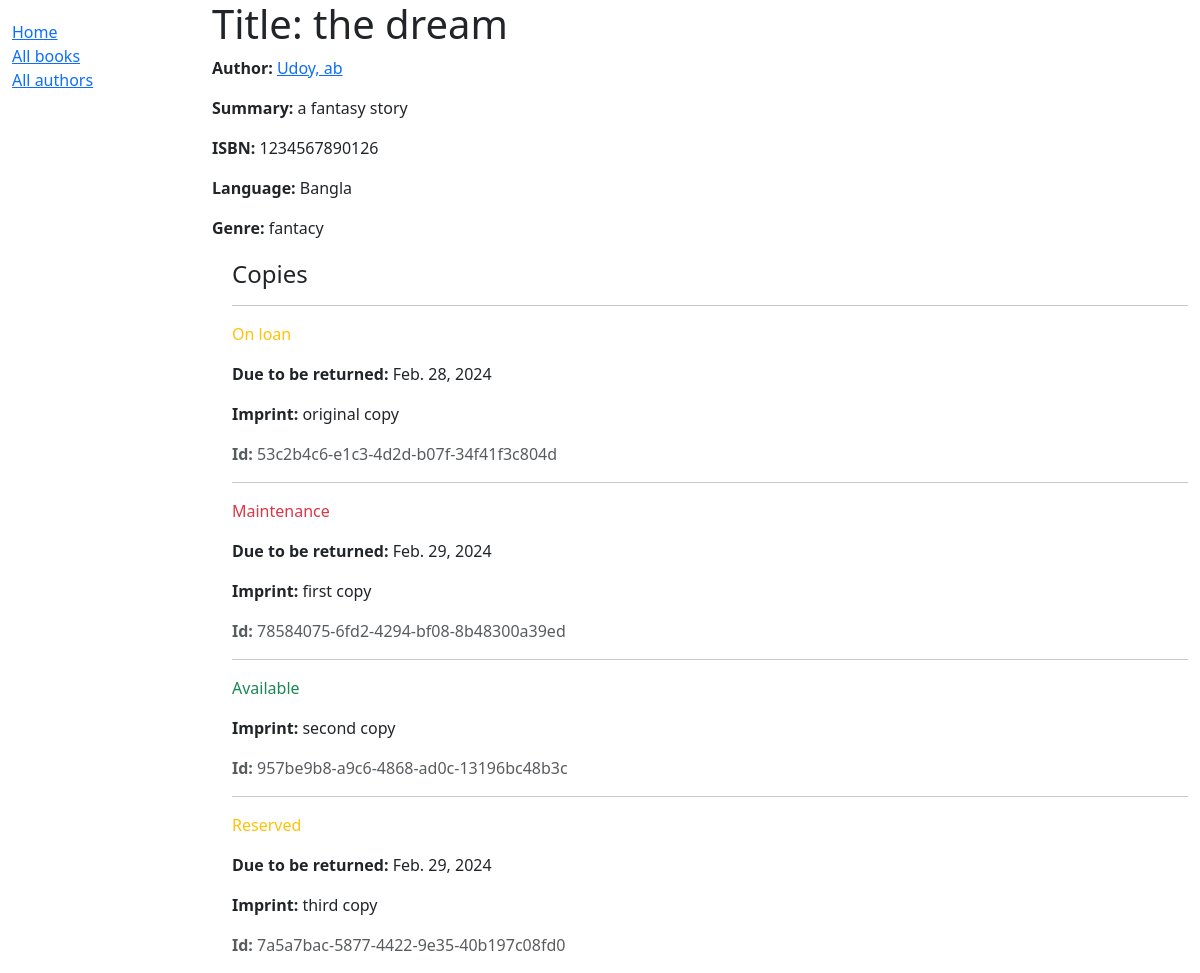
Page /catalog/books/4/ on the committed database.
### catalog/models.py (models this page shows, shortened)
class Book(models.Model):
    title = models.CharField(max_length=200)
    author = models.ForeignKey('Author', on_delete=models.RESTRICT, null=True)
    summary = models.TextField(
        max_length=1000, help_text="Enter a brief description of the book")
    isbn = models.CharField('ISBN', max_length=13,
                            unique=True,
                            help_text='13 Character <a href="https://www.isbn-international.org/content/what-isbn'
                                      '">ISBN number</a>')
    genre = models.ManyToManyField(
        Genre, help_text="Select a genre for this book")
    language = models.ForeignKey(
        'Language', on_delete=models.SET_NULL, null=True)
    class Meta:
        ordering = ['title', 'author']
    def display_genre(self):
        """Creates a string for the Genre. This is required to display genre in Admin."""
        return ', '.join([genre.name for genre in self.genre.all()[:3]])
    display_genre.short_description = 'Genre'

class Author(models.Model):
    first_name = models.CharField(max_length=100)
    last_name = models.CharField(max_length=100)
    date_of_birth = models.DateField(null=True, blank=True)
    date_of_death = models.DateField('died', null=True, blank=True)
    class Meta:
        ordering = ['last_name', 'first_name']
    def __str__(self):
        return f'{self.last_name}, {self.first_name}'

class Language(models.Model):
    name = models.CharField(max_length=200,
                            unique=True,
                            help_text="Enter the book's natural language (e.g. English, French, Japanese etc.)")
    def __str__(self):
        return self.name

class Genre(models.Model):
    name = models.CharField(
        max_length=200,
        unique=True,
        help_text="Enter a book genre (e.g. Science Fiction, French Poetry etc.)"
    )
    def __str__(self):
        return self.name

class BookInstance(models.Model):
    id = models.UUIDField(primary_key=True, default=uuid.uuid4,
                          help_text="Unique ID for this particular book across whole library")
    book = models.ForeignKey('Book', on_delete=models.RESTRICT, null=True)
    imprint = models.CharField(max_length=200)
    due_back = models.DateField(null=True, blank=True)
    borrower = models.ForeignKey(
        settings.AUTH_USER_MODEL, on_delete=models.SET_NULL, null=True, blank=True)
    LOAN_STATUS = (
        ('d', 'Maintenance'),
        ('o', 'On loan'),
        ('a', 'Available'),
        ('r', 'Reserved'),
    )
    status = models.CharField(
        max_length=1,
        choices=LOAN_STATUS,
        blank=True,
        default='d',
        help_text='Book availability')
    class Meta:
        ordering = ['due_back']
        permissions = (("can_mark_returned", "Set book as returned"),)

### catalog/views.py (the view)
# urls.py: path('books/<int:pk>/', views.BookDetailView.as_view(), name='book-detail'),
class BookDetailView(generic.DetailView):
    model = Book
    template_name = 'book_detail.html'

### catalog/templates/book_detail.html
{% extends "base_generic.html" %}
{% block content %}
  <h1>Title: {{ book.title }}</h1>
  <p><strong>Author:</strong> <a href="">{{ book.author }}</a></p>
  <p><strong>Summary:</strong> {{ book.summary }}</p>
  <p><strong>ISBN:</strong> {{ book.isbn }}</p>
  <p><strong>Language:</strong> {{ book.language }}</p>
  <p><strong>Genre:</strong> {{ book.genre.all|join:", " }}</p>
  <div style="margin-left:20px;margin-top:20px">
    <h4>Copies</h4>
    {% for copy in book.bookinstance_set.all %}
      <hr />
      <p
        class="{% if copy.status == 'a' %}text-success{% elif copy.status == 'd' %}text-danger{% else %}text-warning{% endif %}">
        {{ copy.get_status_display }}
      </p>
      {% if copy.status != 'a' %}
        <p><strong>Due to be returned:</strong> {{ copy.due_back }}</p>
      {% endif %}
      <p><strong>Imprint:</strong> {{ copy.imprint }}</p>
      <p class="text-muted"><strong>Id:</strong> {{ copy.id }}</p>
    {% endfor %}
  </div>
{% endblock %}

### rows in the picture
Book: author "Udoy, ab", summary "a fantasy story", isbn "1234567890126", language "Bangla", genre.all "fantacy"
BookInstance: status "On loan", due_back "Feb. 28, 2024", imprint "original copy", id "53c2b4c6-e1c3-4d2d-b07f-34f41f3c804d"
BookInstance: status "Maintenance", due_back "Feb. 29, 2024", imprint "first copy", id "78584075-6fd2-4294-bf08-8b48300a39ed"
BookInstance: status "Available", imprint "second copy", id "957be9b8-a9c6-4868-ad0c-13196bc48b3c"
BookInstance: status "Reserved", due_back "Feb. 29, 2024", imprint "third copy", id "7a5a7bac-5877-4422-9e35-40b197c08fd0"
